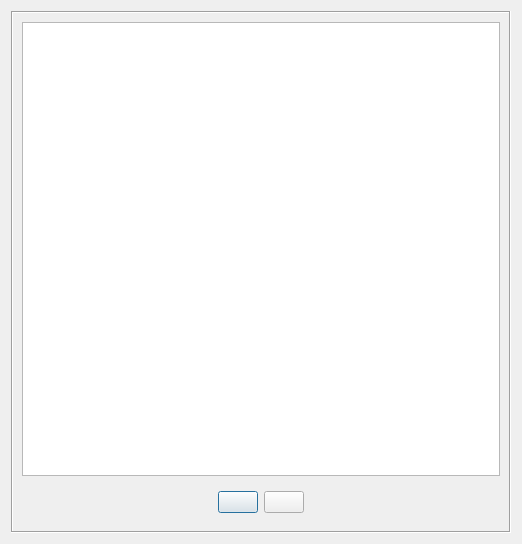
<?xml version="1.0" encoding="UTF-8"?>
<ui version="4.0">
 <class>DlgBanketItems</class>
 <widget class="QDialog" name="DlgBanketItems">
  <property name="geometry">
   <rect>
    <x>0</x>
    <y>0</y>
    <width>522</width>
    <height>544</height>
   </rect>
  </property>
  <property name="windowTitle">
   <string>Dialog</string>
  </property>
  <layout class="QHBoxLayout" name="horizontalLayout">
   <item>
    <widget class="QFrame" name="frame">
     <property name="frameShape">
      <enum>QFrame::Box</enum>
     </property>
     <property name="frameShadow">
      <enum>QFrame::Sunken</enum>
     </property>
     <layout class="QVBoxLayout" name="verticalLayout">
      <item>
       <widget class="QListWidget" name="lst">
        <property name="editTriggers">
         <set>QAbstractItemView::NoEditTriggers</set>
        </property>
       </widget>
      </item>
      <item>
       <widget class="QWidget" name="widget" native="true">
        <layout class="QHBoxLayout" name="horizontalLayout_2">
         <item>
          <spacer name="horizontalSpacer">
           <property name="orientation">
            <enum>Qt::Horizontal</enum>
           </property>
           <property name="sizeHint" stdset="0">
            <size>
             <width>188</width>
             <height>20</height>
            </size>
           </property>
          </spacer>
         </item>
         <item>
          <widget class="QPushButton" name="btnOk">
           <property name="text">
            <string/>
           </property>
          </widget>
         </item>
         <item>
          <widget class="QPushButton" name="btnCancel">
           <property name="text">
            <string/>
           </property>
          </widget>
         </item>
         <item>
          <spacer name="horizontalSpacer_2">
           <property name="orientation">
            <enum>Qt::Horizontal</enum>
           </property>
           <property name="sizeHint" stdset="0">
            <size>
             <width>188</width>
             <height>20</height>
            </size>
           </property>
          </spacer>
         </item>
        </layout>
       </widget>
      </item>
     </layout>
    </widget>
   </item>
  </layout>
 </widget>
 <resources/>
 <connections/>
</ui>
